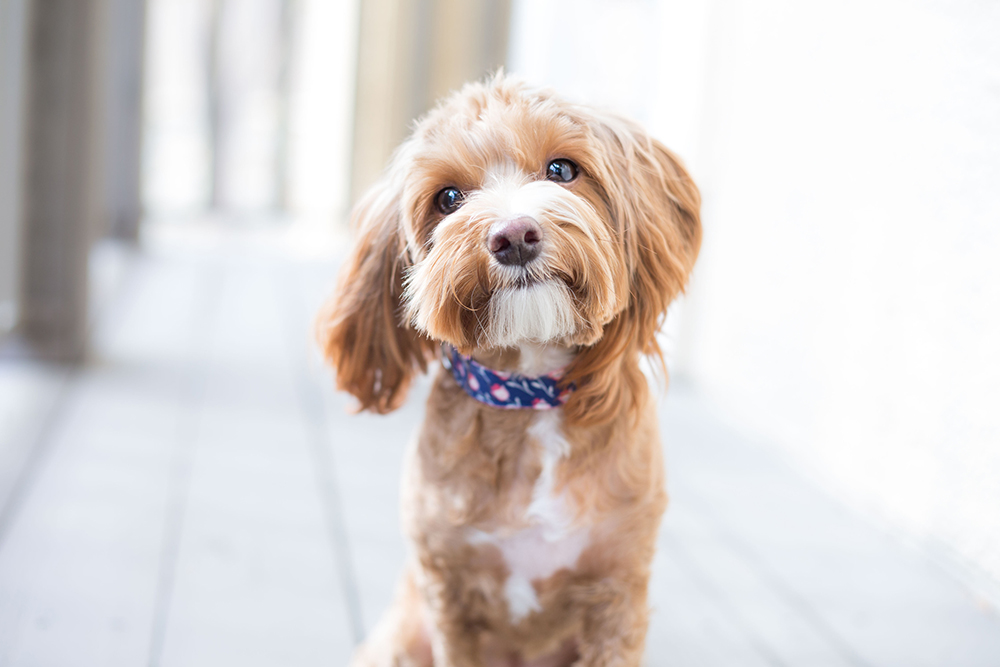
#> input picture dogg.png, 1000 x 667 px
$ python uzd2_modified.py
#> lines starting #> are read from the running program, lines starting #| are printed output that depends on the picture
"""
2

sukurkite funkciją, kuri priimtų :
paveikslėlį
kontrasto,
spalvingumo,
aštrumo ir
ryškumo reikšmes
išsaugoti ar ne reikšmę
ir atitinkamai pakoreguotų paveikslėlio nustatymus. Parodytų nuotrauką ekrane. Priklausomai nuo pasirinkimo, išsaugotų arba ne. Išsaugokite faile, prie originalaus pavadinimo pridėję pvz. '_modified', tarkime dog_modified.jpg.

"""
import os
from PIL import Image, ImageEnhance


# .Contrast kontrastas
# .Color reguliuoja spalvingumą
# .Sharpness - aštrumą
# .Brightness - ryškumą


def image_modified(pav, kontrastas=1.0, spalvingumas=1.0, astrumas=1.0, ryskumas=1.0, save=False):
#> called with pav = 'dogg.png', kontrastas = 2, spalvingumas = 0, astrumas = 5, ryskumas = 1, save = True
    im = Image.open(pav)
#> im is the input picture: PIL image 1000x667 RGB; mean R, G, B 217.6, 211.2, 209.1
    enh = ImageEnhance.Contrast(im)
    im=enh.enhance(kontrastas)
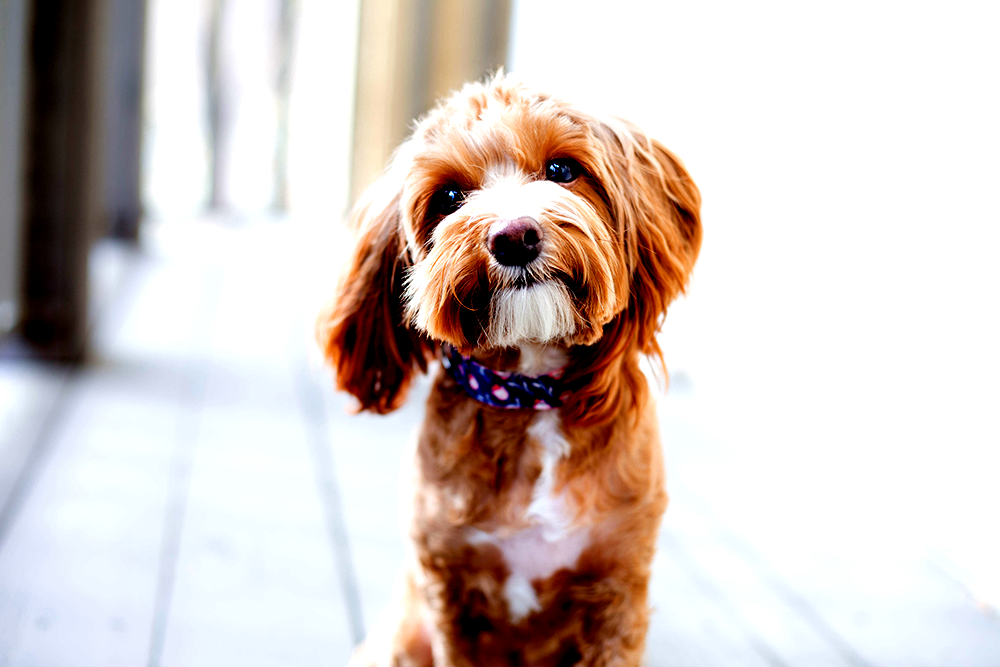
#> im: PIL image 1000x667 RGB; mean R, G, B 211.4, 199.7, 195.2
    enh =ImageEnhance.Color(im)
    im=enh.enhance(spalvingumas)
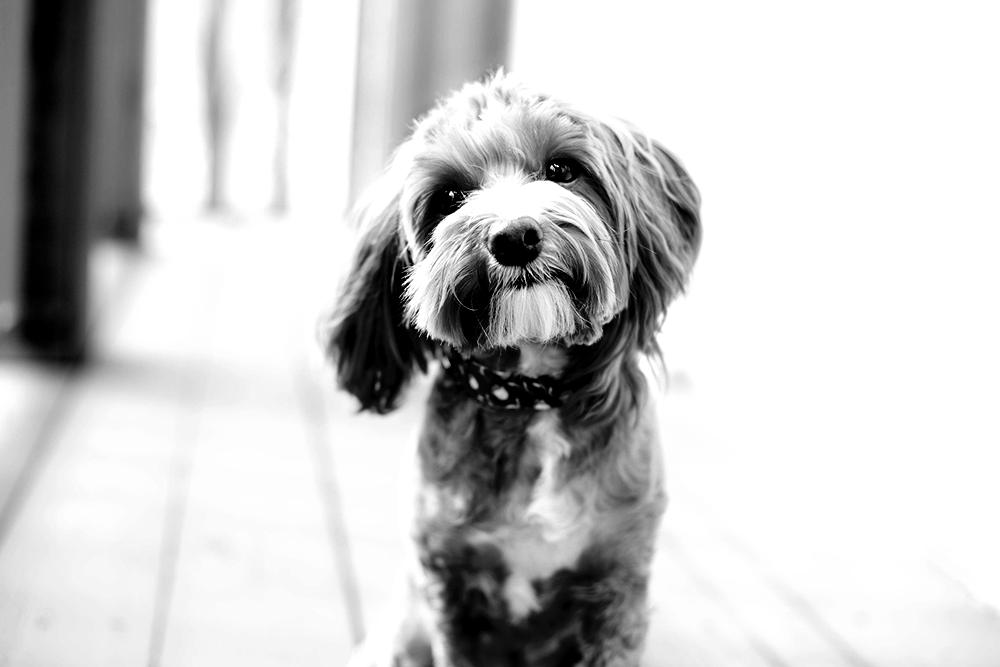
#> im: PIL image 1000x667 RGB; min 0, max 255, mean 202.7
    enh =ImageEnhance.Sharpness(im)
    im=enh.enhance(astrumas)
    enh =ImageEnhance.Brightness(im)
    im=enh.enhance(ryskumas)
    if save:
        print(os.path.splitext(pav))
        te = os.path.splitext(pav)[0]
        print(te)
        xt = os.path.splitext(pav)[1]
        print(xt)
        im.save(f'{te}_modified{xt}')
    im.show()

image_modified("dogg.png", 2, 0, 5, 1, True)
